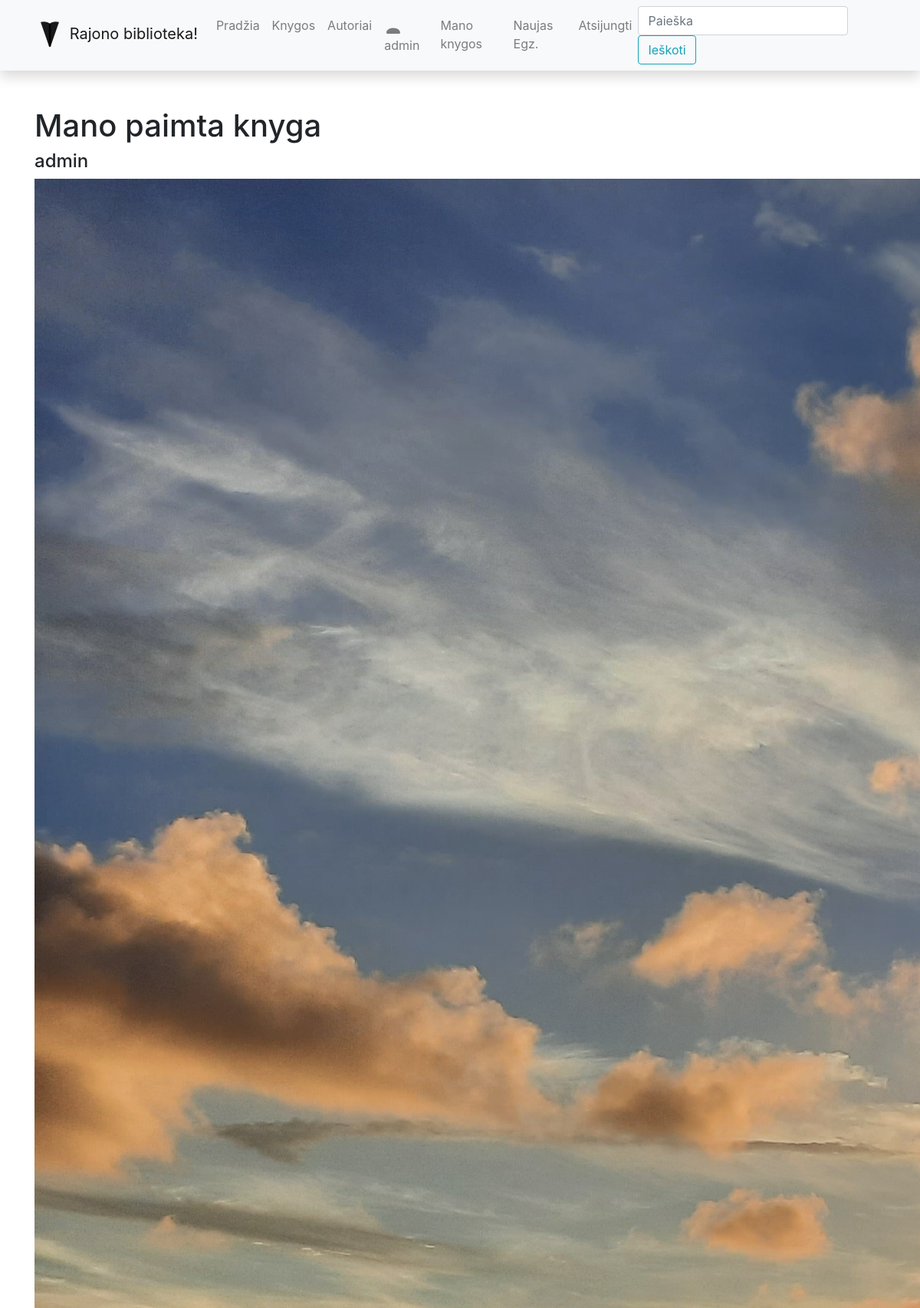
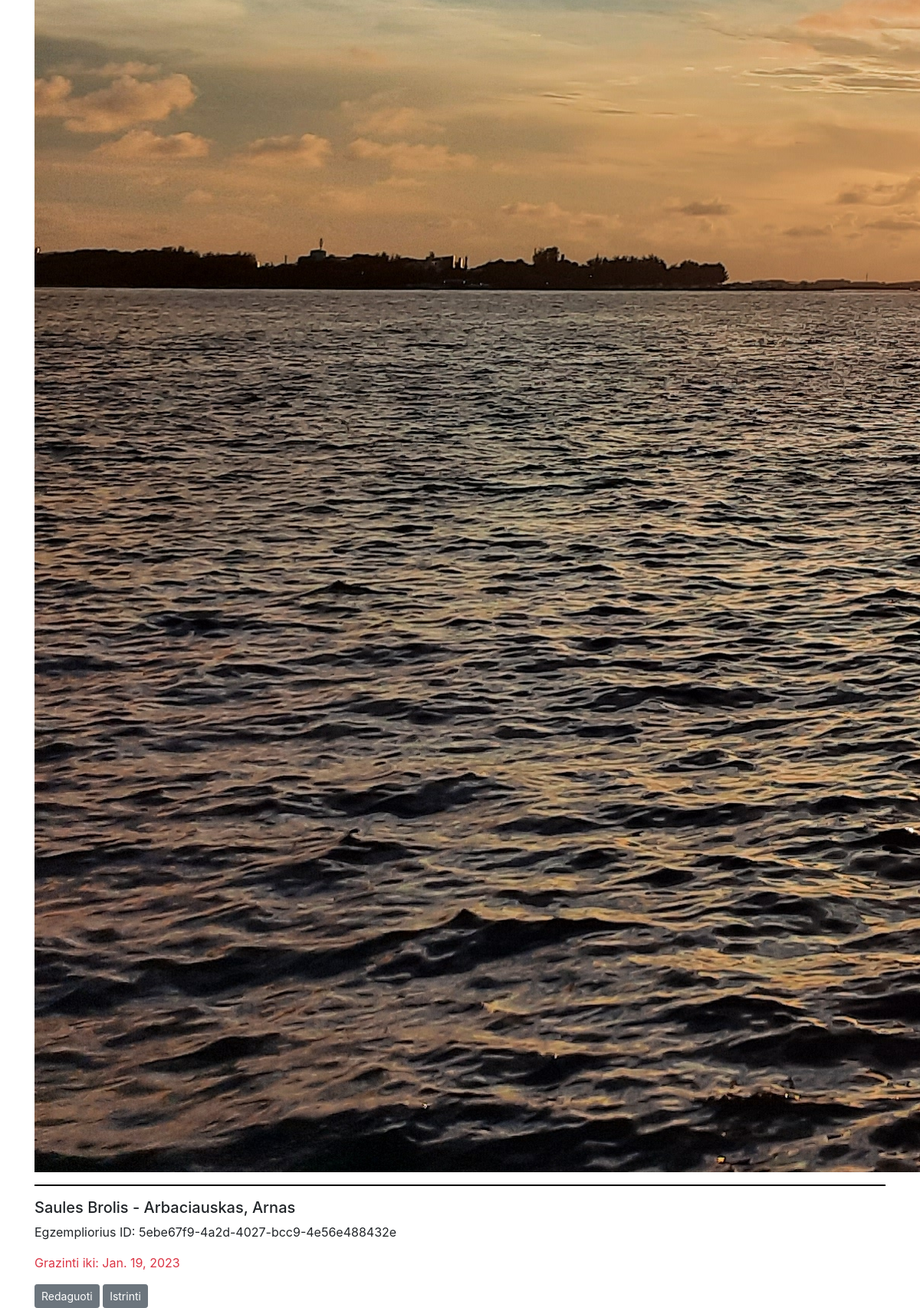
Page /library/mybooks/5ebe67f9-4a2d-4027-bcc9-4e56e488432e (signed in) on the earlier database version (2 pictures, top to bottom).
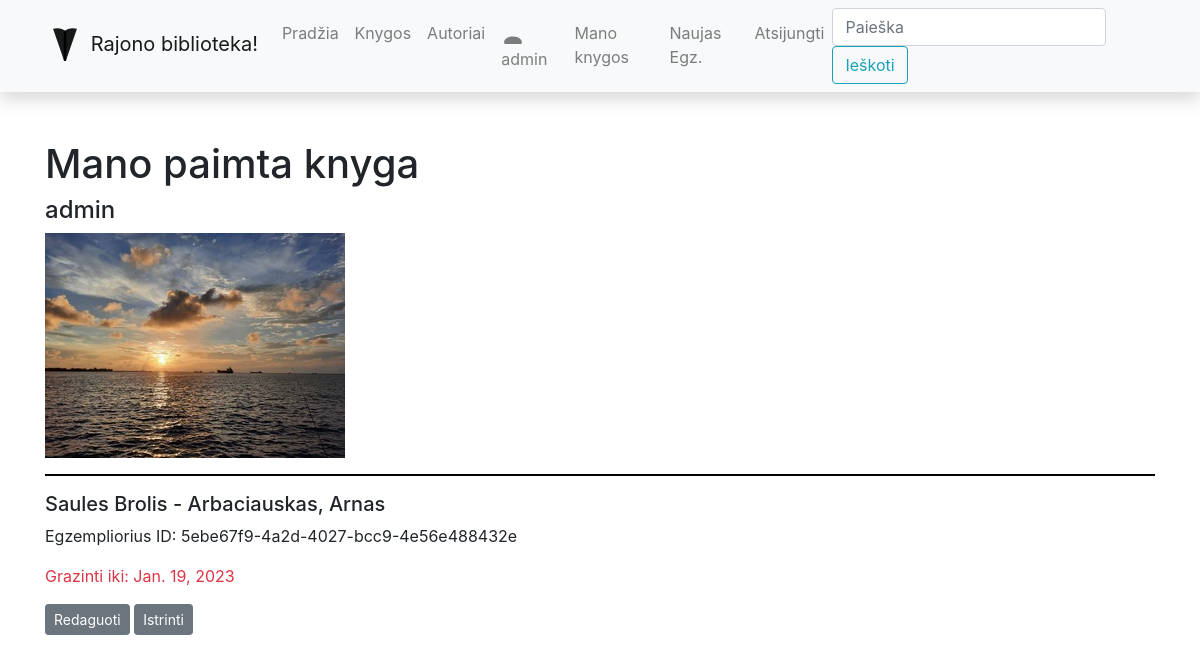
Same page on the later database version.
### library/models.py (models this page shows, shortened)
class BookInstance(models.Model):
    id = models.UUIDField(primary_key=True, default=uuid.uuid4, help_text='Unikalus knygos kopijos ID')
    book = models.ForeignKey('Book', on_delete=models.SET_NULL, null=True)
    due_back = models.DateField('Bus prieinama', null=True, blank=True)
    LOAN_STATUS = (
        ('a', 'Administruojama'),
        ('p', 'Paimta'),
        ('g', 'Galima paimti'),
        ('r', 'Rezervuota')
    )
    status = models.CharField(
        max_length=1,
        choices=LOAN_STATUS,
        blank=True,
        default='a',
        help_text='Status'
    )
    reader = models.ForeignKey(User, on_delete=models.SET_NULL, null=True, blank=True)
    @property
    def is_overdue(self):
        if self.due_back and date.today() > self.due_back:
            return True
        else:
            return False
    class Meta:
        ordering = ['due_back']

class Book(models.Model):
    title = models.CharField('Pavadinimas', max_length=200)
    author = models.ForeignKey('Author', on_delete=models.SET_NULL, null=True, related_name='books')
    summary = models.TextField('Aprasymas', max_length=1000, help_text='Trumpas knygos aprasymas')
    isbn = models.CharField('ISBN', max_length=13)
    genre = models.ManyToManyField(Genre, help_text='Isrinkite zanra knygai')
    cover = models.ImageField('Virselis', upload_to='covers', null=True, blank=True)
    def display_genre(self):
        return '; '.join([genre.name for genre in self.genre.all()])
    display_genre.short_description = 'Zanras'
    def __str__(self):
        return f'{self.title}'
    class Meta:
        verbose_name = "Knyga"
        verbose_name_plural = "Knygos"

class Author(models.Model):
    first_name = models.CharField('Vardas', max_length=100)
    last_name = models.CharField('Pavarde', max_length=100)
    description = HTMLField()
    def display_books(self):
        return ', '.join([book.title for book in self.books.all()[:3]])
    display_books.short_description = "Knygos"
    class Meta:
        ordering = ['last_name', 'first_name']
        verbose_name = "Autorius"
        verbose_name_plural = "Autoriai"
    def __str__(self):
        return f'{self.last_name}, {self.first_name}'

### library/views.py (the view)
# urls.py: path('mybooks/<uuid:pk>', views.BookByUserDetailView.as_view(), name='my-book'),
class BookByUserDetailView(LoginRequiredMixin, BookDetailView):
    model = BookInstance
    template_name = 'user_book.html'

### library/forms.py
class BookReviewForm(forms.ModelForm):
    class Meta:
        model = BookReview
        fields = ('content', 'book', 'reviewer')
        widgets = {'book': forms.HiddenInput(), 'reviewer': forms.HiddenInput()}

### library/templates/user_book.html
{% extends "base.html" %}
{% load static %}
{% block content %}
<h1>Mano paimta knyga</h1>
<h4>{{user}}</h4>
{% if bookinstance.book.cover %}
<img src="{{bookinstance.book.cover.url}}"/>
{% else %}
<img src="{% static 'img/no-image.png' %}"/>
{% endif %}
<hr>
<h5>{{bookinstance.book}} - {{bookinstance.book.author}} </h5>
<p>Egzempliorius ID: {{bookinstance.pk}}</p>
<p class="{% if bookinstance.is_overdue %}text-danger{% endif %}">Grazinti iki: {{bookinstance.due_back}}</p>
<div>
    <a href="{% url 'my-book-update' bookinstance.pk %}" class="btn btn-secondary btn-sm">Redaguoti</a>
    <a href="{% url 'my-book-delete' bookinstance.pk %}" class="btn btn-secondary btn-sm">Istrinti</a>
</div>
{% endblock %}

Differences in the rows shown:
changed through a linked row, BookInstance "5ebe67f9-4a2d-4027-bcc9-4e56e488432e": book.cover: a different picture
